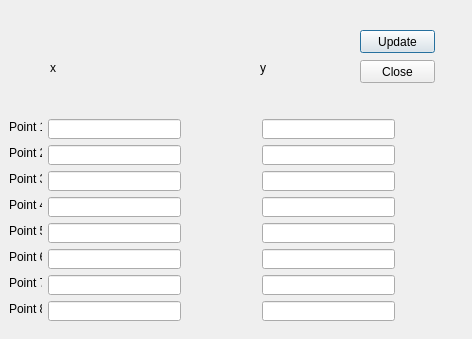
<?xml version="1.0" encoding="UTF-8"?>
<ui version="4.0">
 <class>Dialog</class>
 <widget class="QDialog" name="Dialog">
  <property name="geometry">
   <rect>
    <x>0</x>
    <y>0</y>
    <width>472</width>
    <height>339</height>
   </rect>
  </property>
  <property name="windowTitle">
   <string>Dialog</string>
  </property>
  <widget class="QLabel" name="label">
   <property name="geometry">
    <rect>
     <x>9</x>
     <y>119</y>
     <width>33</width>
     <height>16</height>
    </rect>
   </property>
   <property name="text">
    <string>Point 1</string>
   </property>
  </widget>
  <widget class="QLabel" name="label_2">
   <property name="geometry">
    <rect>
     <x>9</x>
     <y>145</y>
     <width>33</width>
     <height>16</height>
    </rect>
   </property>
   <property name="text">
    <string>Point 2</string>
   </property>
  </widget>
  <widget class="QLabel" name="label_3">
   <property name="geometry">
    <rect>
     <x>9</x>
     <y>171</y>
     <width>33</width>
     <height>16</height>
    </rect>
   </property>
   <property name="text">
    <string>Point 3</string>
   </property>
  </widget>
  <widget class="QLabel" name="label_4">
   <property name="geometry">
    <rect>
     <x>9</x>
     <y>197</y>
     <width>33</width>
     <height>16</height>
    </rect>
   </property>
   <property name="text">
    <string>Point 4</string>
   </property>
  </widget>
  <widget class="QLabel" name="label_5">
   <property name="geometry">
    <rect>
     <x>9</x>
     <y>223</y>
     <width>33</width>
     <height>16</height>
    </rect>
   </property>
   <property name="text">
    <string>Point 5</string>
   </property>
  </widget>
  <widget class="QLabel" name="label_9">
   <property name="geometry">
    <rect>
     <x>50</x>
     <y>60</y>
     <width>16</width>
     <height>16</height>
    </rect>
   </property>
   <property name="text">
    <string>x</string>
   </property>
  </widget>
  <widget class="QLabel" name="label_10">
   <property name="geometry">
    <rect>
     <x>260</x>
     <y>60</y>
     <width>16</width>
     <height>16</height>
    </rect>
   </property>
   <property name="text">
    <string>y</string>
   </property>
  </widget>
  <widget class="QLineEdit" name="Point1x">
   <property name="geometry">
    <rect>
     <x>48</x>
     <y>119</y>
     <width>133</width>
     <height>20</height>
    </rect>
   </property>
  </widget>
  <widget class="QLineEdit" name="Point1y">
   <property name="geometry">
    <rect>
     <x>262</x>
     <y>119</y>
     <width>133</width>
     <height>20</height>
    </rect>
   </property>
  </widget>
  <widget class="QLineEdit" name="Point2x">
   <property name="geometry">
    <rect>
     <x>48</x>
     <y>145</y>
     <width>133</width>
     <height>20</height>
    </rect>
   </property>
  </widget>
  <widget class="QLineEdit" name="Point3x">
   <property name="geometry">
    <rect>
     <x>48</x>
     <y>171</y>
     <width>133</width>
     <height>20</height>
    </rect>
   </property>
  </widget>
  <widget class="QLineEdit" name="Point4x">
   <property name="geometry">
    <rect>
     <x>48</x>
     <y>197</y>
     <width>133</width>
     <height>20</height>
    </rect>
   </property>
  </widget>
  <widget class="QLineEdit" name="Point5x">
   <property name="geometry">
    <rect>
     <x>48</x>
     <y>223</y>
     <width>133</width>
     <height>20</height>
    </rect>
   </property>
  </widget>
  <widget class="QLineEdit" name="Point2y">
   <property name="geometry">
    <rect>
     <x>262</x>
     <y>145</y>
     <width>133</width>
     <height>20</height>
    </rect>
   </property>
  </widget>
  <widget class="QLineEdit" name="Point3y">
   <property name="geometry">
    <rect>
     <x>262</x>
     <y>171</y>
     <width>133</width>
     <height>20</height>
    </rect>
   </property>
  </widget>
  <widget class="QLineEdit" name="Point4y">
   <property name="geometry">
    <rect>
     <x>262</x>
     <y>197</y>
     <width>133</width>
     <height>20</height>
    </rect>
   </property>
  </widget>
  <widget class="QLineEdit" name="Point5y">
   <property name="geometry">
    <rect>
     <x>262</x>
     <y>223</y>
     <width>133</width>
     <height>20</height>
    </rect>
   </property>
  </widget>
  <widget class="QLabel" name="label_6">
   <property name="geometry">
    <rect>
     <x>9</x>
     <y>249</y>
     <width>33</width>
     <height>16</height>
    </rect>
   </property>
   <property name="text">
    <string>Point 6</string>
   </property>
  </widget>
  <widget class="QLineEdit" name="Point6x">
   <property name="geometry">
    <rect>
     <x>48</x>
     <y>249</y>
     <width>133</width>
     <height>20</height>
    </rect>
   </property>
  </widget>
  <widget class="QLineEdit" name="Point6y">
   <property name="geometry">
    <rect>
     <x>262</x>
     <y>249</y>
     <width>133</width>
     <height>20</height>
    </rect>
   </property>
  </widget>
  <widget class="QLineEdit" name="Point7x">
   <property name="geometry">
    <rect>
     <x>48</x>
     <y>275</y>
     <width>133</width>
     <height>20</height>
    </rect>
   </property>
  </widget>
  <widget class="QLabel" name="label_7">
   <property name="geometry">
    <rect>
     <x>9</x>
     <y>275</y>
     <width>33</width>
     <height>16</height>
    </rect>
   </property>
   <property name="text">
    <string>Point 7</string>
   </property>
  </widget>
  <widget class="QLabel" name="label_8">
   <property name="geometry">
    <rect>
     <x>9</x>
     <y>301</y>
     <width>33</width>
     <height>16</height>
    </rect>
   </property>
   <property name="text">
    <string>Point 8</string>
   </property>
  </widget>
  <widget class="QLineEdit" name="Point8x">
   <property name="geometry">
    <rect>
     <x>48</x>
     <y>301</y>
     <width>133</width>
     <height>20</height>
    </rect>
   </property>
  </widget>
  <widget class="QLineEdit" name="Point7y">
   <property name="geometry">
    <rect>
     <x>262</x>
     <y>275</y>
     <width>133</width>
     <height>20</height>
    </rect>
   </property>
  </widget>
  <widget class="QLineEdit" name="Point8y">
   <property name="geometry">
    <rect>
     <x>262</x>
     <y>301</y>
     <width>133</width>
     <height>20</height>
    </rect>
   </property>
  </widget>
  <widget class="QPushButton" name="pushButton">
   <property name="geometry">
    <rect>
     <x>360</x>
     <y>30</y>
     <width>75</width>
     <height>23</height>
    </rect>
   </property>
   <property name="text">
    <string>Update</string>
   </property>
  </widget>
  <widget class="QPushButton" name="pushButton_2">
   <property name="geometry">
    <rect>
     <x>360</x>
     <y>60</y>
     <width>75</width>
     <height>23</height>
    </rect>
   </property>
   <property name="text">
    <string>Close</string>
   </property>
  </widget>
 </widget>
 <layoutdefault spacing="6" margin="11"/>
 <resources/>
 <connections>
  <connection>
   <sender>pushButton_2</sender>
   <signal>clicked()</signal>
   <receiver>Dialog</receiver>
   <slot>accept()</slot>
   <hints>
    <hint type="sourcelabel">
     <x>371</x>
     <y>72</y>
    </hint>
    <hint type="destinationlabel">
     <x>426</x>
     <y>103</y>
    </hint>
   </hints>
  </connection>
 </connections>
</ui>
